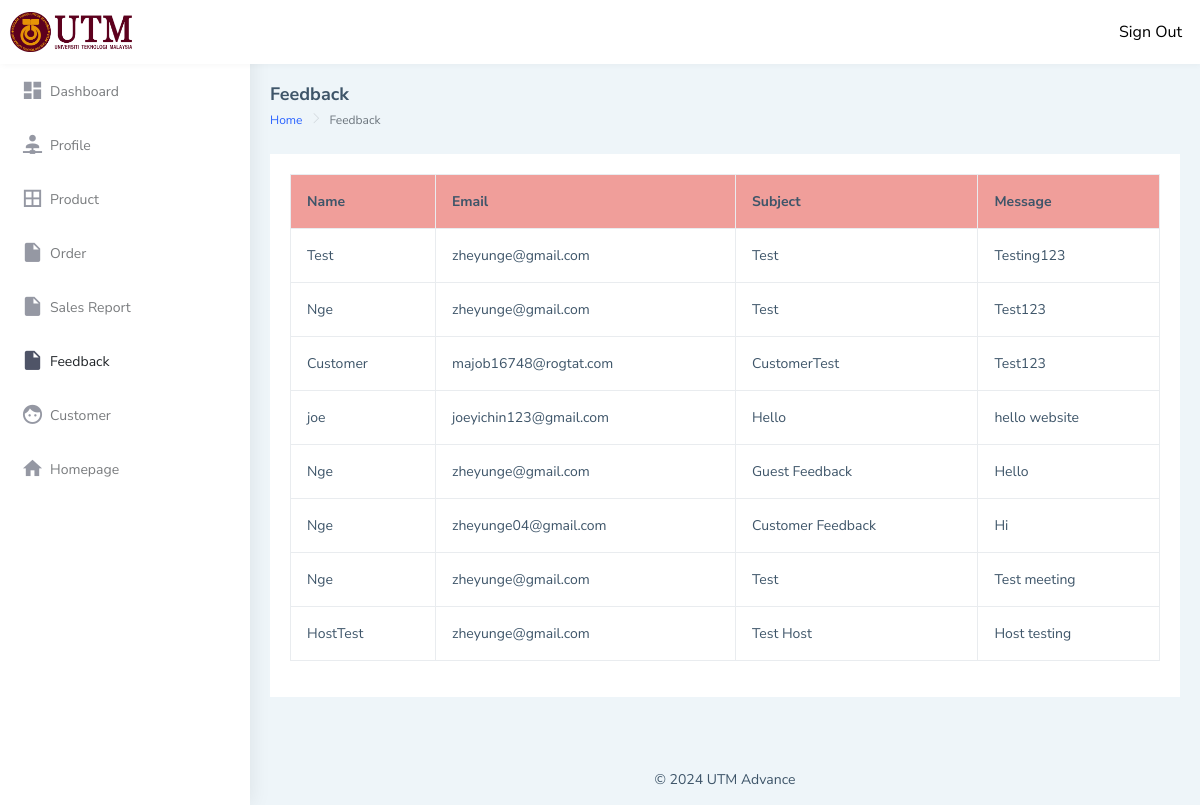
The page /AS/feedbackView.php on the database its author committed.
### tables this page shows
CREATE TABLE `feedback` (
  `Name` varchar(255) NOT NULL,
  `Email` varchar(255) NOT NULL,
  `Subject` varchar(255) NOT NULL,
  `Message` longtext NOT NULL
);

### AS/feedbackView.php (the view, shortened to what this page needs)
<!DOCTYPE html>
<html dir="ltr" lang="en">
<head>
    <link href="dist/css/style.min.css" rel="stylesheet">
</head>
<body>
    <div id="main-wrapper" data-layout="vertical" data-navbarbg="skin5" data-sidebartype="full"
        data-sidebar-position="absolute" data-header-position="absolute" data-boxed-layout="full">
        <header class="topbar" data-navbarbg="">
		<nav class="navbar top-navbar navbar-expand-md navbar-dark">
        <div class="navbar-header" data-logobg="">
            <a class="navbar-brand" href="index.php">
                <img src="../CG/img/UTM.png" alt="" style="height: 40px; width: auto;">
            </a>
        </div>
        <div class="navbar-collapse collapse" id="navbarSupportedContent" data-navbarbg="">
           <ul class="navbar-nav float-end" style="font-size: 16px;">
			<a href="../Function/Signout.php" class="nav-item nav-link" style="color: #000000;">Sign Out</a>
			</ul>
        </div>
    </nav>
</header>
        <aside class="left-sidebar" data-sidebarbg="skin6">
            <div class="scroll-sidebar">
                <nav class="sidebar-nav">
                    <ul id="sidebarnav">
                         <li class="sidebar-item"> <a class="sidebar-link waves-effect waves-dark sidebar-link"
                                href="index.php" aria-expanded="false"><i class="mdi mdi-view-dashboard"></i><span
                                    class="hide-menu">Dashboard</span></a></li>
                        <li class="sidebar-item"> <a class="sidebar-link waves-effect waves-dark sidebar-link"
                                href="ProfileAS.php" aria-expanded="false"><i
                                    class="mdi mdi-account-network"></i><span class="hide-menu">Profile</span></a></li>
                        <li class="sidebar-item"> <a class="sidebar-link waves-effect waves-dark sidebar-link"
                                href="Product.php" aria-expanded="false"><i class="mdi mdi-border-all"></i><span
                                    class="hide-menu">Product</span></a></li>
						<li class="sidebar-item"> <a class="sidebar-link waves-effect waves-dark sidebar-link"
                                href="viewOrder.php" aria-expanded="false"><i class="mdi mdi-file"></i><span
                                    class="hide-menu">Order</span></a></li>
						<li class="sidebar-item"> <a class="sidebar-link waves-effect waves-dark sidebar-link"
                                href="ViewSalesReport.php" aria-expanded="false"><i class="mdi mdi-file"></i><span
                                    class="hide-menu">Sales Report</span></a></li>
                        <li class="sidebar-item"> <a class="sidebar-link waves-effect waves-dark sidebar-link"
                                href="feedbackView.php" aria-expanded="false"><i class="mdi mdi-file"></i><span
                                    class="hide-menu">Feedback</span></a></li>
						<li class="sidebar-item"> <a class="sidebar-link waves-effect waves-dark sidebar-link"
                                href="deletecustomerview.php" aria-expanded="false"><i class="mdi mdi-face"></i><span
                                    class="hide-menu">Customer</span></a></li>
						<li class="sidebar-item"> <a class="sidebar-link waves-effect waves-dark sidebar-link"
                                href="../index.php" aria-expanded="false"><i class="mdi mdi-home"></i><span
                                    class="hide-menu">Homepage</span></a></li>
                        <li class="text-center p-40 upgrade-btn">
                        </li>
                    </ul>
                </nav>
            </div>
        </aside>
        <div class="page-wrapper">
            <div class="page-breadcrumb">
                <div class="row align-items-center">
                    <div class="col-5">
                        <h4 class="page-title">Feedback</h4>
                        <div class="d-flex align-items-center">
                            <nav aria-label="breadcrumb">
                                <ol class="breadcrumb">
                                    <li class="breadcrumb-item"><a href="index.php">Home</a></li>
                                    <li class="breadcrumb-item active" aria-current="page">Feedback</li>
                                </ol>
                            </nav>
                        </div>
                    </div>
                </div>
            </div>
            <div class="container-fluid">
                <div class="row">
                    <div class="col-12">
                        <div class="card">
                            <div class="card-body">
                                <?php
                                require('../Function/config.php');
                                $sql = "SELECT * FROM feedback";
                                $result = $con->query($sql);
                                if ($result->num_rows > 0) {
                                     echo "<table class='table table-bordered' style='background-color: #FFFFFF;'>
											<thead>
											<tr style='background-color: #f09e9a; color: white;'>
											<th>Name</th>
											<th>Email</th>
											<th>Subject</th>
											<th>Message</th>
											</tr>
											</thead>
											<tbody>";
								while($row = $result->fetch_assoc()) {
									echo "<tr>
										  <td>" . htmlspecialchars($row["Name"]) . "</td>
										  <td>" . htmlspecialchars($row["Email"]) . "</td>
										  <td>" . htmlspecialchars($row["Subject"]) . "</td>
										  <td>" . htmlspecialchars($row["Message"]) . "</td>
										  </tr>";
    }
									echo "</tbody></table>";
                                } else {
                                    echo "<p>No feedback available.</p>";
                                }
                                ?>
                            </div>
                        </div>
                    </div>
                </div>
            </div>
            <footer class="footer text-center">
                &copy; 2024 UTM Advance
            </footer>
        </div>
    </div>
</body>
</html>

### rows shown on the page
feedback: Name "Test", Email "zheyunge@gmail.com", Subject "Test", Message "Testing123"
feedback: Name "Nge", Email "zheyunge@gmail.com", Subject "Test", Message "Test123"
feedback: Name "Customer", Email "majob16748@rogtat.com", Subject "CustomerTest", Message "Test123"
feedback: Name "joe", Email "joeyichin123@gmail.com", Subject "Hello", Message "hello website"
feedback: Name "Nge", Email "zheyunge@gmail.com", Subject "Guest Feedback", Message "Hello"
feedback: Name "Nge", Email "zheyunge04@gmail.com", Subject "Customer Feedback", Message "Hi"
feedback: Name "Nge", Email "zheyunge@gmail.com", Subject "Test", Message "Test meeting"
feedback: Name "HostTest", Email "zheyunge@gmail.com", Subject "Test Host", Message "Host testing"
